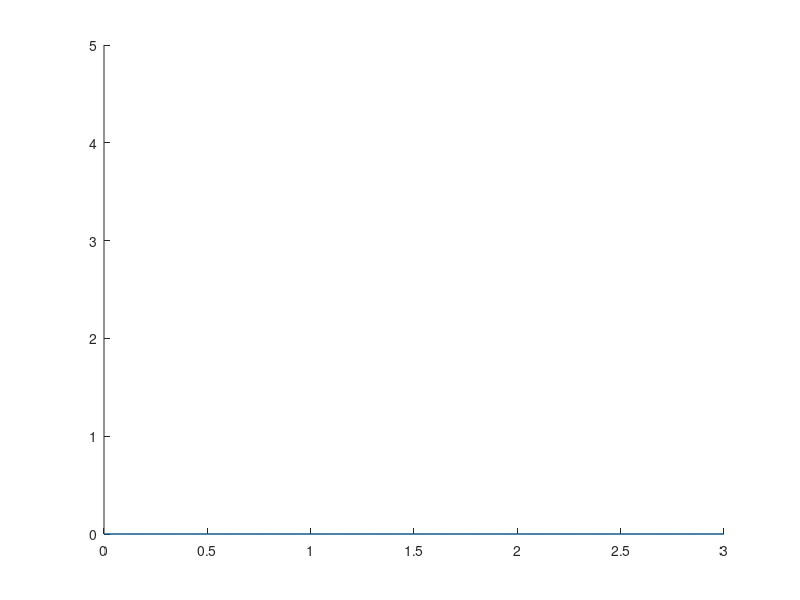

MATLAB code to generate this figure:
axis([0 3 0 5]);
[x, y] = ginput(10);

hold on;
plot(x, y, 'x');

p = polyfit(x, y, 2);
xx = [0: 0.01: 3];

plot(xx, polyval(p, xx));